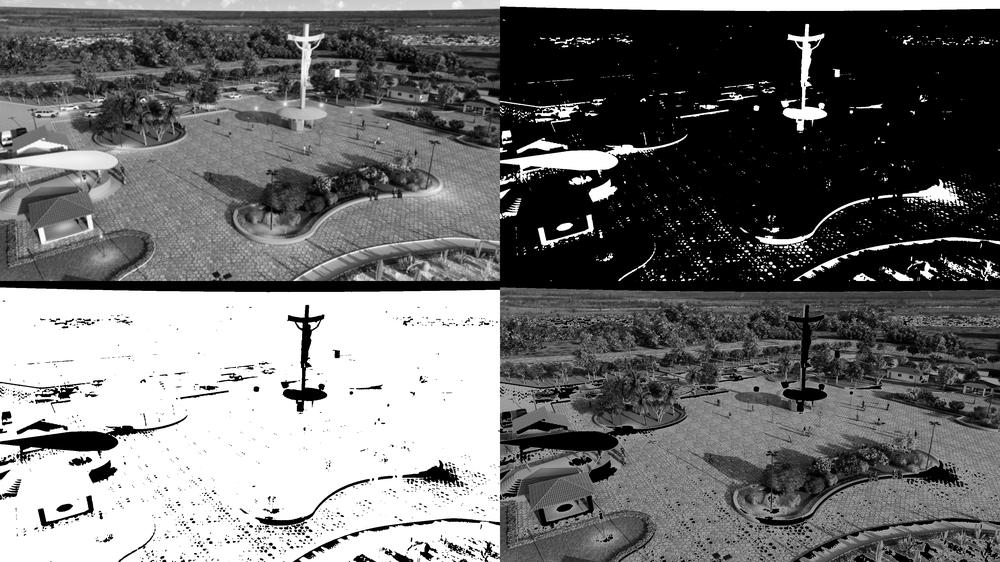
#> input picture resultado.png, 1000 x 562 px, shrunk from 3840 x 2160 before the run
$ python Features.py resultado.png
#> lines starting #> are read from the running program, lines starting #| are printed output that depends on the picture; after the words box and inside, x2 and y2 are one past the last pixel; in counts of white or black regions, pixels touching at a corner belong together
import argparse
import os
import cv2
import numpy as np

def process_image(path, threshold=160, blur_ksize=(7, 7), save_output=False):
#> called with path = 'resultado.png', threshold = 160, blur_ksize = (7, 7), save_output = False
    if not os.path.isfile(path):
        raise FileNotFoundError(f"Não foi possível encontrar a imagem: {path}")

    img = cv2.imread(path)
#> img is the input picture: shape (562, 1000, 3); min 0, max 255, mean 111.1
    if img is None:
        raise ValueError(f"Não foi possível carregar a imagem: {path}")

    # Se já for grayscale, mantém; caso contrário, converte
    if len(img.shape) == 3 and img.shape[2] == 3:
        gray = cv2.cvtColor(img, cv2.COLOR_BGR2GRAY)
    else:
        gray = img.copy()

    suave = cv2.GaussianBlur(gray, blur_ksize, 0)
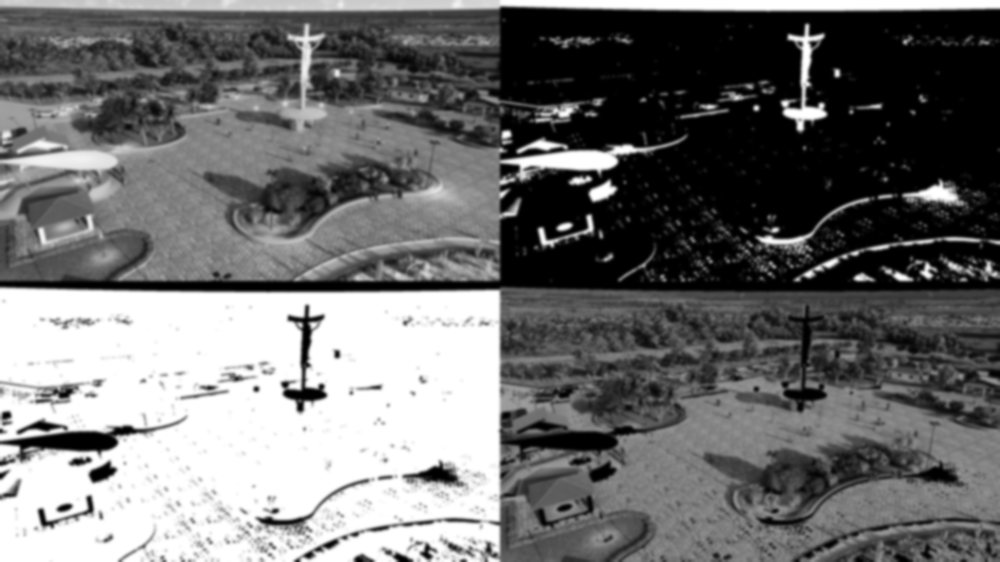
#> suave: shape (562, 1000); min 0, max 255, mean 111.1

    _, bin = cv2.threshold(suave, threshold, 255, cv2.THRESH_BINARY)
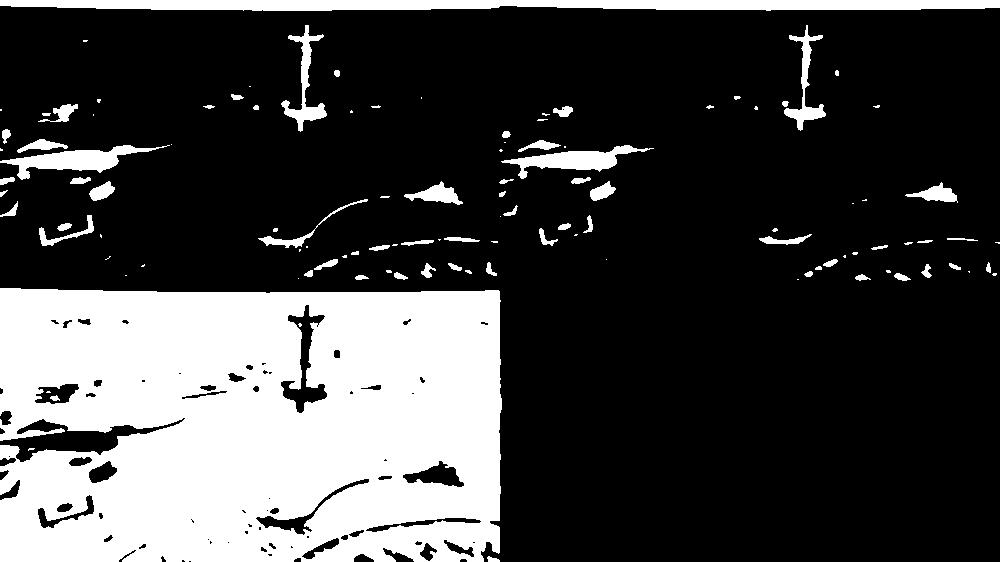
#> bin: shape (562, 1000); 26.2% white; 113 white regions (50 under 20 px), largest, box (x1, y1, x2, y2) and area: (0, 288, 502, 562) 124905, (0, 0, 1000, 11) 9264, (0, 145, 170, 180) 2093
    _, binI = cv2.threshold(suave, threshold, 255, cv2.THRESH_BINARY_INV)

    # Garante que a imagem mascarada também fique em escala de cinza
    masked = cv2.bitwise_and(gray, gray, mask=binI)
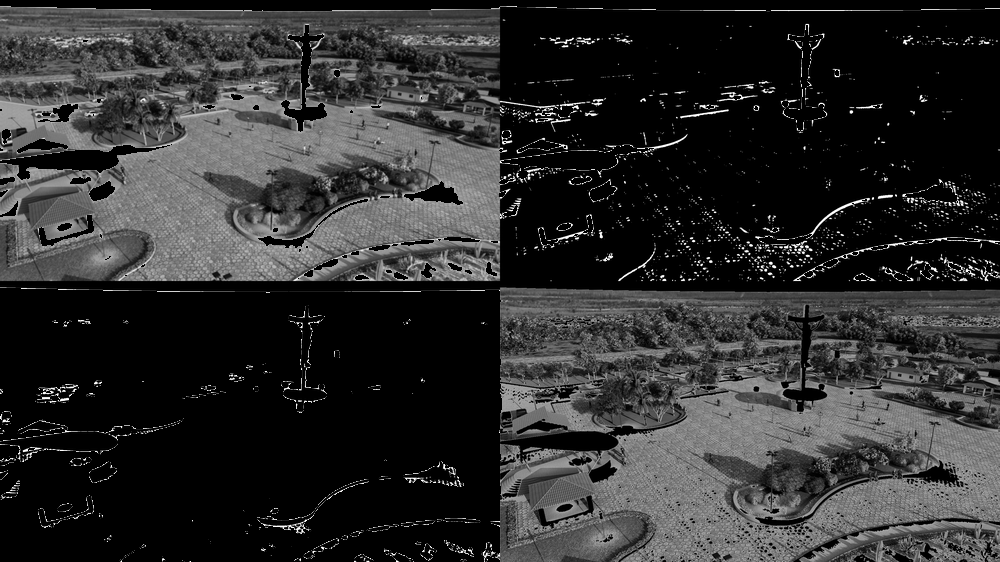
#> masked: shape (562, 1000); min 0, max 255, mean 46.6

    # Empilha imagens para visualização
    top = np.hstack([suave, bin])
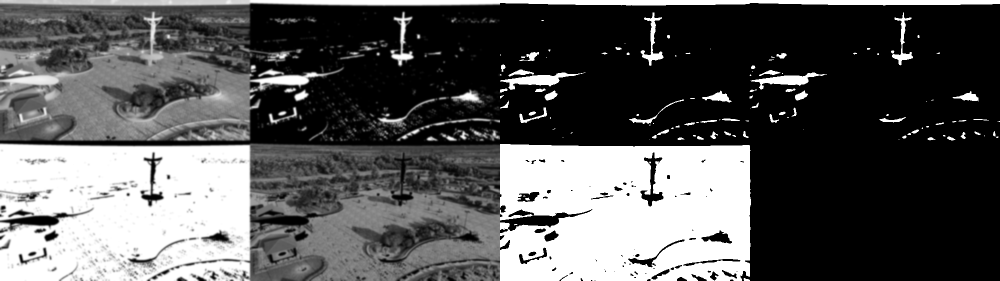
#> top: shape (562, 2000) (shown at 1/2 size); min 0, max 255, mean 89
    bottom = np.hstack([binI, masked])
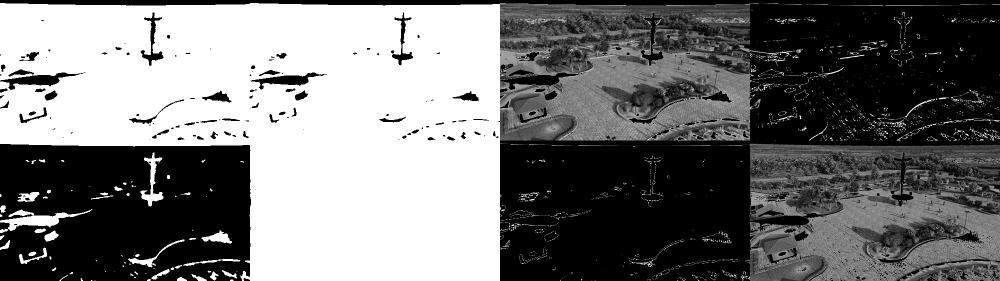
#> bottom: shape (562, 2000) (shown at 1/2 size); min 0, max 255, mean 117.4
    resultado = np.vstack([top, bottom])
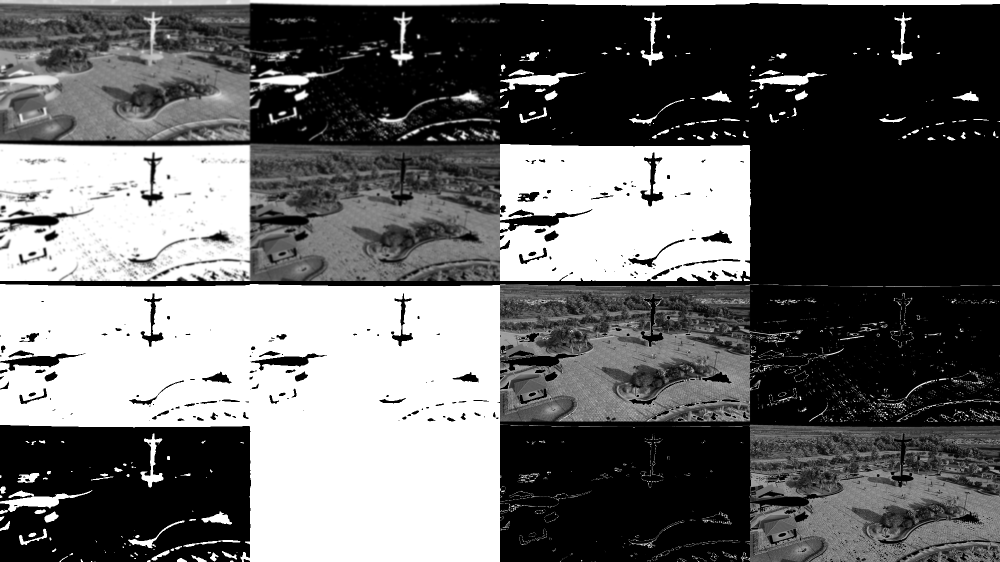
#> resultado: shape (1124, 2000) (shown at 1/2 size); min 0, max 255, mean 103.2

    if save_output:
        output_path = "resultado.png"
        cv2.imwrite(output_path, resultado)
        print(f"Resultado salvo em: {output_path}")
    else:
        cv2.imshow("Binarização da imagem", resultado)
        cv2.waitKey(0)
        cv2.destroyAllWindows()

def main():
    parser = argparse.ArgumentParser(description="Processa imagem e mostra binarização.")
    parser.add_argument("image", help="Caminho para a imagem")
    parser.add_argument("--threshold", "-t", type=int, default=160, help="Limiar de binarização")
    parser.add_argument("--save", "-s", action="store_true", help="Salvar o resultado da imagem")
    args = parser.parse_args()

    try:
        process_image(args.image, args.threshold, save_output=args.save)
    except Exception as e:
        print(e)

if __name__ == "__main__":
    main()
